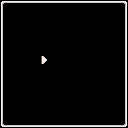

Rendered tile map (Tiled .tmx) drawn with the repository's tilesets; below, a short description and the full map source, tile grids included:
An orthogonal 16x16 tile map with 8x8 px tiles, 1 tile layer (Tile Layer 1).

<map version="1.4" tiledversion="1.4.1" orientation="orthogonal" renderorder="right-down" width="16" height="16" tilewidth="8" tileheight="8" infinite="0" nextlayerid="2" nextobjectid="1">
 <tileset firstgid="1" source="Overworld.tsx" />
 <layer id="1" name="Tile Layer 1" width="16" height="16">
  <data encoding="csv">
838,839,839,839,839,839,839,839,839,839,839,839,839,839,839,840,
902,903,903,903,903,903,903,903,903,903,903,903,903,903,903,904,
902,903,903,903,903,903,903,903,903,903,903,903,903,903,903,904,
902,903,903,903,903,903,903,903,903,903,903,903,903,903,903,904,
902,903,903,903,903,903,903,903,903,903,903,903,903,903,903,904,
902,903,903,903,903,903,903,903,903,903,903,903,903,903,903,904,
902,903,903,903,903,903,903,903,903,903,903,903,903,903,903,904,
902,903,903,903,903,774,903,903,903,903,903,903,903,903,903,904,
902,903,903,903,903,903,903,903,903,903,903,903,903,903,903,904,
902,903,903,903,903,903,903,903,903,903,903,903,903,903,903,904,
902,903,903,903,903,903,903,903,903,903,903,903,903,903,903,904,
902,903,903,903,903,903,903,903,903,903,903,903,903,903,903,904,
902,903,903,903,903,903,903,903,903,903,903,903,903,903,903,904,
902,903,903,903,903,903,903,903,903,903,903,903,903,903,903,904,
902,903,903,903,903,903,903,903,903,903,903,903,903,903,903,904,
966,967,967,967,967,967,967,967,967,967,967,967,967,967,967,968
</data>
 </layer>
</map>
